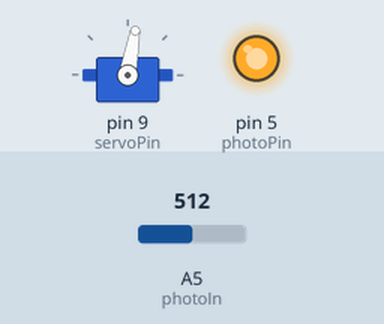
A sketch run on a simulated Arduino Uno, built with avr-gcc and run on an emulated ATmega328P. Parts: servo, output pins drawn as LEDs (lit = HIGH). The inputs (shaded band) are chosen by the test bench; at power-on: A5 (photoIn) = 512.

Above: at 1.3 s.
1.4 s: A5 (photoIn) set to 716
At 2.2 s:
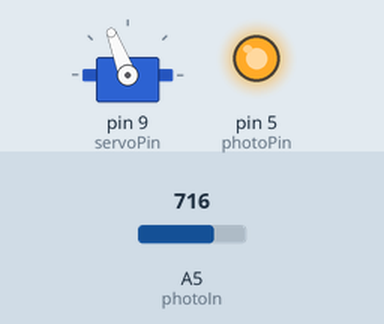
3.0 s: A5 (photoIn) set to 900
At 3.3 s:
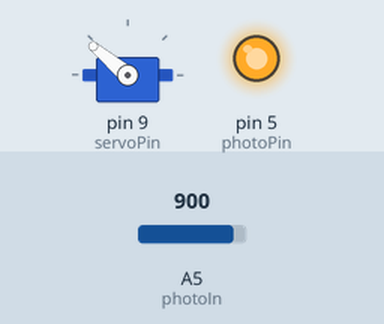
4.5 s: A5 (photoIn) set to 1023
At 5.7 s:
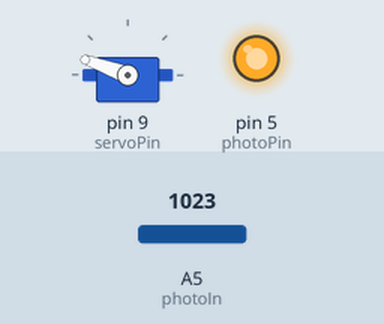
6.0 s: A5 (photoIn) set to 511
At 6.8 s:
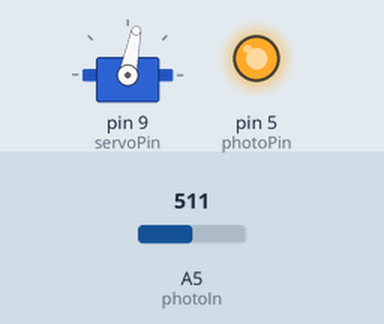
7.5 s: A5 (photoIn) set to 306
At 8.0 s:
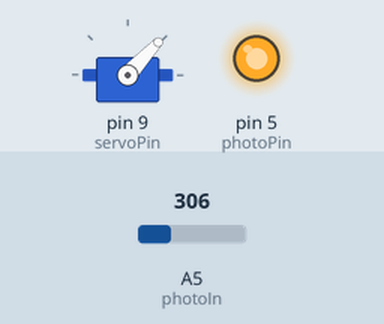
Timing chart, 0 to 10.0 s (numbered marks = the images above; inputs shaded):
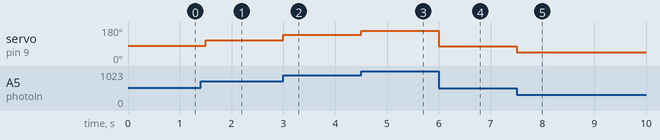

Measured:
- after the input at 1.4 s, servo on pin 9 (servoPin): 80° → 111° after 0.10 s
- after the input at 3.0 s, servo on pin 9 (servoPin): 111° → 140° at once
- after the input at 4.5 s, servo on pin 9 (servoPin): 140° → 160° at once
- after the input at 6.0 s, servo on pin 9 (servoPin): 160° → 79° at once
- after the input at 7.5 s, servo on pin 9 (servoPin): 79° → 47° at once

The sketch:

T31_Servo_and_photo_detector.ino
```cpp
#include<Servo.h>
int servoPin = 9;
int photoPin = 5;
int photoIn = A5;

float servoPos = 0;
float photoVal = -1;

Servo servo;

int dt = 500;
void setup() {
  // put your setup code here, to run once:
  servo.attach(servoPin);
  Serial.begin(9600);
  pinMode(photoPin,OUTPUT);
  pinMode(photoIn,INPUT);
  digitalWrite(photoPin,HIGH);
}

void loop() {
  // put your main code here, to run repeatedly:
  photoVal = analogRead(photoIn);
  //Serial.println(servoPos);
  servoPos = (int) (photoVal*(160./1023.));
  servo.write(servoPos);
  delay(dt);
}
```
